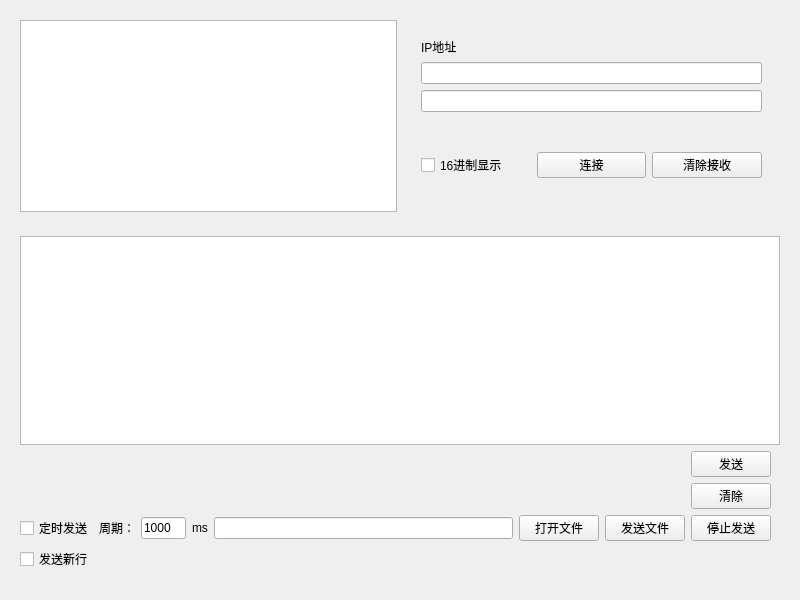
<?xml version="1.0" encoding="UTF-8"?>
<ui version="4.0">
 <class>MainWindow</class>
 <widget class="QWidget" name="MainWindow">
  <property name="geometry">
   <rect>
    <x>0</x>
    <y>0</y>
    <width>800</width>
    <height>600</height>
   </rect>
  </property>
  <property name="windowTitle">
   <string>MainWindow</string>
  </property>
  <layout class="QVBoxLayout" name="verticalLayout">
   <item>
    <widget class="QWidget" name="widget_3" native="true">
     <layout class="QHBoxLayout" name="horizontalLayout">
      <item>
       <widget class="QPlainTextEdit" name="recvEdit">
        <property name="sizePolicy">
         <sizepolicy hsizetype="Expanding" vsizetype="Preferred">
          <horstretch>0</horstretch>
          <verstretch>0</verstretch>
         </sizepolicy>
        </property>
        <property name="readOnly">
         <bool>true</bool>
        </property>
       </widget>
      </item>
      <item>
       <widget class="QWidget" name="widget" native="true">
        <property name="sizePolicy">
         <sizepolicy hsizetype="Preferred" vsizetype="Preferred">
          <horstretch>0</horstretch>
          <verstretch>0</verstretch>
         </sizepolicy>
        </property>
        <layout class="QVBoxLayout" name="verticalLayout_3">
         <item>
          <widget class="QWidget" name="widget_5" native="true">
           <layout class="QVBoxLayout" name="verticalLayout_4">
            <item>
             <widget class="QLabel" name="label">
              <property name="sizePolicy">
               <sizepolicy hsizetype="Fixed" vsizetype="Fixed">
                <horstretch>0</horstretch>
                <verstretch>0</verstretch>
               </sizepolicy>
              </property>
              <property name="text">
               <string>IP地址</string>
              </property>
             </widget>
            </item>
            <item>
             <widget class="QLineEdit" name="ipLineEdit"/>
            </item>
            <item>
             <widget class="QLineEdit" name="portLineEdit"/>
            </item>
           </layout>
          </widget>
         </item>
         <item>
          <widget class="QWidget" name="widget_6" native="true">
           <layout class="QHBoxLayout" name="horizontalLayout_2">
            <item>
             <widget class="QCheckBox" name="hexDisplayChx_2">
              <property name="text">
               <string>16进制显示</string>
              </property>
             </widget>
            </item>
            <item>
             <widget class="QPushButton" name="connectButton">
              <property name="text">
               <string>连接</string>
              </property>
             </widget>
            </item>
            <item>
             <widget class="QPushButton" name="clearRecbBtn_2">
              <property name="text">
               <string>清除接收</string>
              </property>
             </widget>
            </item>
           </layout>
          </widget>
         </item>
        </layout>
       </widget>
      </item>
     </layout>
    </widget>
   </item>
   <item>
    <widget class="QWidget" name="widget_4" native="true">
     <layout class="QVBoxLayout" name="verticalLayout_2">
      <item>
       <widget class="QPlainTextEdit" name="sendEdit"/>
      </item>
      <item>
       <widget class="QWidget" name="widget_2" native="true">
        <layout class="QGridLayout" name="gridLayout_3">
         <property name="leftMargin">
          <number>0</number>
         </property>
         <property name="topMargin">
          <number>0</number>
         </property>
         <item row="2" column="6">
          <widget class="QPushButton" name="sendFileBtn_2">
           <property name="text">
            <string>发送文件</string>
           </property>
          </widget>
         </item>
         <item row="3" column="0">
          <widget class="QCheckBox" name="sendNewLineChx_2">
           <property name="text">
            <string>发送新行</string>
           </property>
          </widget>
         </item>
         <item row="2" column="1">
          <widget class="QLabel" name="label_9">
           <property name="text">
            <string>周期：</string>
           </property>
          </widget>
         </item>
         <item row="2" column="5">
          <widget class="QPushButton" name="openFileBtn_2">
           <property name="text">
            <string>打开文件</string>
           </property>
          </widget>
         </item>
         <item row="0" column="7">
          <widget class="QPushButton" name="sendButton">
           <property name="text">
            <string>发送</string>
           </property>
          </widget>
         </item>
         <item row="2" column="0">
          <widget class="QCheckBox" name="timerSendChx_2">
           <property name="text">
            <string>定时发送</string>
           </property>
          </widget>
         </item>
         <item row="2" column="7">
          <widget class="QPushButton" name="sendStopBtn_2">
           <property name="text">
            <string>停止发送</string>
           </property>
          </widget>
         </item>
         <item row="2" column="4">
          <widget class="QLineEdit" name="fileNameEdit_2"/>
         </item>
         <item row="2" column="3">
          <widget class="QLabel" name="label_10">
           <property name="text">
            <string>ms</string>
           </property>
          </widget>
         </item>
         <item row="1" column="7">
          <widget class="QPushButton" name="sendClearBtn_2">
           <property name="text">
            <string>清除</string>
           </property>
          </widget>
         </item>
         <item row="2" column="2">
          <widget class="QLineEdit" name="timerperiodEdit_2">
           <property name="maximumSize">
            <size>
             <width>45</width>
             <height>16777215</height>
            </size>
           </property>
           <property name="text">
            <string>1000</string>
           </property>
          </widget>
         </item>
        </layout>
       </widget>
      </item>
     </layout>
    </widget>
   </item>
  </layout>
 </widget>
 <resources/>
 <connections/>
</ui>
